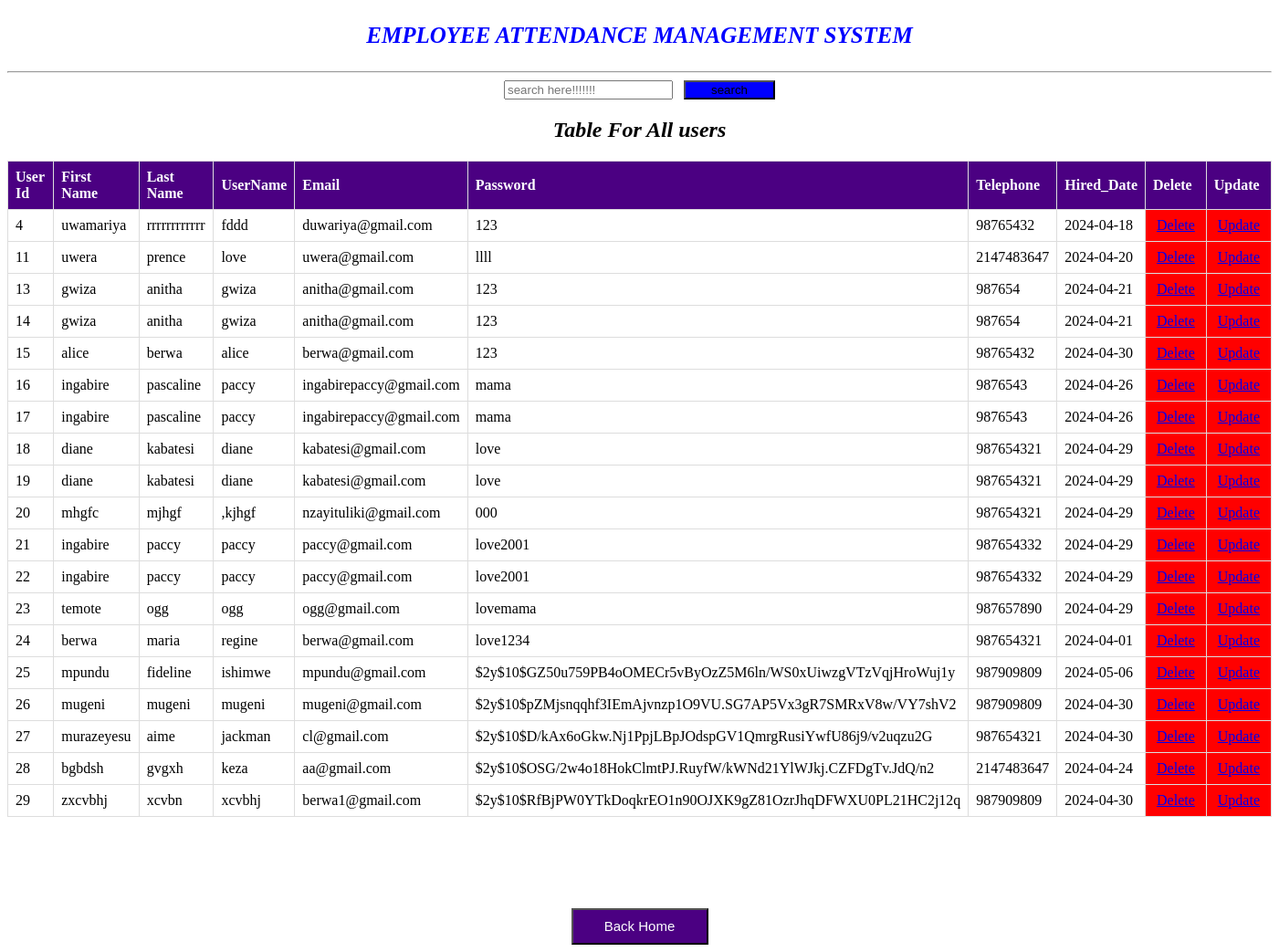
The app's page /KUBWIMANA_AimeeDiane_222002776_W.T_CAT_Submission_of_30th_04_2024/usertable.php with its own data.
### tables this page shows
CREATE TABLE `register` (
  `id` int(11) NOT NULL,
  `firstname` varchar(120) NOT NULL,
  `lastname` varchar(200) NOT NULL,
  `username` varchar(130) NOT NULL,
  `email` varchar(130) NOT NULL,
  `password` varchar(200) NOT NULL,
  `telephone` int(11) NOT NULL,
  `hireddate` date NOT NULL
);

### KUBWIMANA_AimeeDiane_222002776_W.T_CAT_Submission_of_30th_04_2024/usertable.php (the view, shortened to what this page needs)
<!DOCTYPE html>
<html>
<head>
</head>
<body>
<center><p style="font-weight: bold;font-size: 25px;align-items: center;color: blue;"><i>EMPLOYEE ATTENDANCE MANAGEMENT SYSTEM</i></p></center><hr>
    <center>
  <div><form action="search.php" method="GET">
      <input type="search" name="query" placeholder="search here!!!!!!!">&nbsp;&nbsp;&nbsp;<button type="submit" style="background-color: blue;width: 100px;">search</button>
    </form></div>
    </form></div><h2><i>Table For All users</h2></i></center>
    <table>
        <tr>
            <th>User Id</th>
            <th>First Name</th>
            <th>Last Name</th>
            <th>UserName</th>
            <th>Email</th>
            <th>Password</th>
            <th>Telephone</th>
            <th>Hired_Date</th>
            <th>Delete</th>
            <th>Update</th>
        </tr>
        <?php
       include "dbconnection.php";
        $sql = "SELECT * FROM register";
        $result = $connection->query($sql);
        if ($result->num_rows > 0) {
            while ($row = $result->fetch_assoc()) {
                $pid = $row['id'];
                echo "<tr>
                    <td>" . $row['id'] . "</td>
                    <td>" . $row['firstname'] . "</td>
                    <td>" . $row['lastname'] . "</td>
                    <td>" . $row['username'] . "</td>
                    <td>" . $row['email'] . "</td>
                    <td>" . $row['password'] . "</td>
                    <td>" . $row['telephone'] . "</td>
                    <td>" . $row['hireddate'] . "</td>
                    <td style='background-color:red'><a style='padding:4px' href='adelete.php?id=$pid'>Delete</a></td>
                    <td style='background-color:red'><a style='padding:4px' href='update_user.php?id=$pid'>Update</a></td>
                </tr>";
            }
        } else {
            echo "<tr><td colspan='6'>No data found</td></tr>";
        }
        ?>
    </table>
 <center><button style="background-color: indigo; width: 150px;height: 40px;margin-top: 100px;" ><a href="admin dashboard.html" style=" font-size: 15px;color: white;text-decoration: none" >Back Home</a></button></center>
</body>
</html>

### KUBWIMANA_AimeeDiane_222002776_W.T_CAT_Submission_of_30th_04_2024/usertable.php (style rules this page uses)
table { width: 100%; border-collapse: collapse; }
th, td { border: 1px solid #ddd; padding: 8px; text-align: left; }
th { background-color: indigo; color: white; }

### records on screen
register: id "4", firstname "uwamariya", lastname "rrrrrrrrrrrr", username "fddd", email "duwariya@gmail.com", password "123", telephone "98765432", hireddate "2024-04-18"
register: id "11", firstname "uwera", lastname "prence", username "love", email "uwera@gmail.com", password "llll", telephone "2147483647", hireddate "2024-04-20"
register: id "13", firstname "gwiza", lastname "anitha", username "gwiza", email "anitha@gmail.com", password "123", telephone "987654", hireddate "2024-04-21"
register: id "14", firstname "gwiza", lastname "anitha", username "gwiza", email "anitha@gmail.com", password "123", telephone "987654", hireddate "2024-04-21"
register: id "15", firstname "alice", lastname "berwa", username "alice", email "berwa@gmail.com", password "123", telephone "98765432", hireddate "2024-04-30"
register: id "16", firstname "ingabire", lastname "pascaline", username "paccy", email "ingabirepaccy@gmail.com", password "mama", telephone "9876543", hireddate "2024-04-26"
register: id "17", firstname "ingabire", lastname "pascaline", username "paccy", email "ingabirepaccy@gmail.com", password "mama", telephone "9876543", hireddate "2024-04-26"
register: id "18", firstname "diane", lastname "kabatesi", username "diane", email "kabatesi@gmail.com", password "love", telephone "987654321", hireddate "2024-04-29"
register: id "19", firstname "diane", lastname "kabatesi", username "diane", email "kabatesi@gmail.com", password "love", telephone "987654321", hireddate "2024-04-29"
register: id "20", firstname "mhgfc", lastname "mjhgf", username ",kjhgf", email "nzayituliki@gmail.com", password "000", telephone "987654321", hireddate "2024-04-29"
register: id "21", firstname "ingabire", lastname "paccy", username "paccy", email "paccy@gmail.com", password "love2001", telephone "987654332", hireddate "2024-04-29"
register: id "22", firstname "ingabire", lastname "paccy", username "paccy", email "paccy@gmail.com", password "love2001", telephone "987654332", hireddate "2024-04-29"
register: id "23", firstname "temote", lastname "ogg", username "ogg", email "ogg@gmail.com", password "lovemama", telephone "987657890", hireddate "2024-04-29"
register: id "24", firstname "berwa", lastname "maria", username "regine", email "berwa@gmail.com", password "love1234", telephone "987654321", hireddate "2024-04-01"
register: id "25", firstname "mpundu", lastname "fideline", username "ishimwe", email "mpundu@gmail.com", password "$2y$10$GZ50u759PB4oOMECr5vByOzZ5M6ln/WS0xUiwzgVTzVqjHroWuj1y", telephone "987909809", hireddate "2024-05-06"
register: id "26", firstname "mugeni", lastname "mugeni", username "mugeni", email "mugeni@gmail.com", password "$2y$10$pZMjsnqqhf3IEmAjvnzp1O9VU.SG7AP5Vx3gR7SMRxV8w/VY7shV2", telephone "987909809", hireddate "2024-04-30"
register: id "27", firstname "murazeyesu", lastname "aime", username "jackman", email "cl@gmail.com", password "$2y$10$D/kAx6oGkw.Nj1PpjLBpJOdspGV1QmrgRusiYwfU86j9/v2uqzu2G", telephone "987654321", hireddate "2024-04-30"
register: id "28", firstname "bgbdsh", lastname "gvgxh", username "keza", email "aa@gmail.com", password "$2y$10$OSG/2w4o18HokClmtPJ.RuyfW/kWNd21YlWJkj.CZFDgTv.JdQ/n2", telephone "2147483647", hireddate "2024-04-24"
register: id "29", firstname "zxcvbhj", lastname "xcvbn", username "xcvbhj", email "berwa1@gmail.com", password "$2y$10$RfBjPW0YTkDoqkrEO1n90OJXK9gZ81OzrJhqDFWXU0PL21HC2j12q", telephone "987909809", hireddate "2024-04-30"
